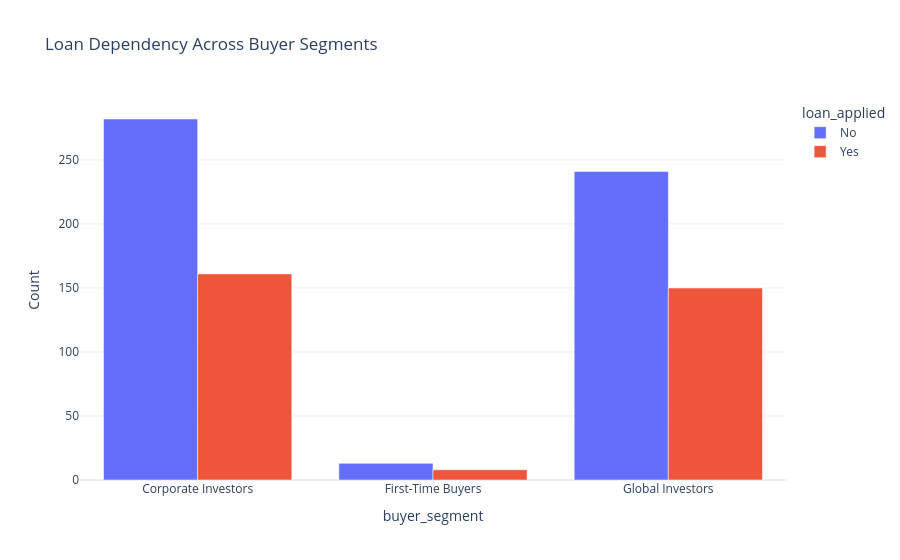

The notebook cell this image was saved under:
### Code cell
loan_segment = (
    buyer_profile
    .groupby(['buyer_segment', 'loan_applied'])
    .size()
    .reset_index(name='Count')
)

fig = px.bar(
    loan_segment,
    x='buyer_segment',
    y='Count',
    color='loan_applied',
    barmode='group',
    title='Loan Dependency Across Buyer Segments'
)

fig.update_layout(template='plotly_white')
fig.show()

### Figure 1 — Plotly figure (JSON) as saved in the notebook; plotly's stock layout.template omitted (floating-point values rounded to 4 significant figures)
{"data": [{"alignmentgroup": "True", "hovertemplate": "loan_applied=No<br>buyer_segment=%{x}<br>Count=%{y}<extra></extra>", "legendgroup": "No", "marker": {"color": "#636efa", "pattern": {"shape": ""}}, "name": "No", "offsetgroup": "No", "orientation": "v", "showlegend": true, "textposition": "auto", "type": "bar", "x": ["Corporate Investors", "First-Time Buyers", "Global Investors"], "xaxis": "x", "y": [282, 13, 241], "yaxis": "y"}, {"alignmentgroup": "True", "hovertemplate": "loan_applied=Yes<br>buyer_segment=%{x}<br>Count=%{y}<extra></extra>", "legendgroup": "Yes", "marker": {"color": "#EF553B", "pattern": {"shape": ""}}, "name": "Yes", "offsetgroup": "Yes", "orientation": "v", "showlegend": true, "textposition": "auto", "type": "bar", "x": ["Corporate Investors", "First-Time Buyers", "Global Investors"], "xaxis": "x", "y": [161, 8, 150], "yaxis": "y"}], "layout": {"barmode": "group", "legend": {"title": {"text": "loan_applied"}, "tracegroupgap": 0}, "title": {"text": "Loan Dependency Across Buyer Segments"}, "xaxis": {"anchor": "y", "domain": [0, 1], "title": {"text": "buyer_segment"}}, "yaxis": {"anchor": "x", "domain": [0, 1], "title": {"text": "Count"}}}}
